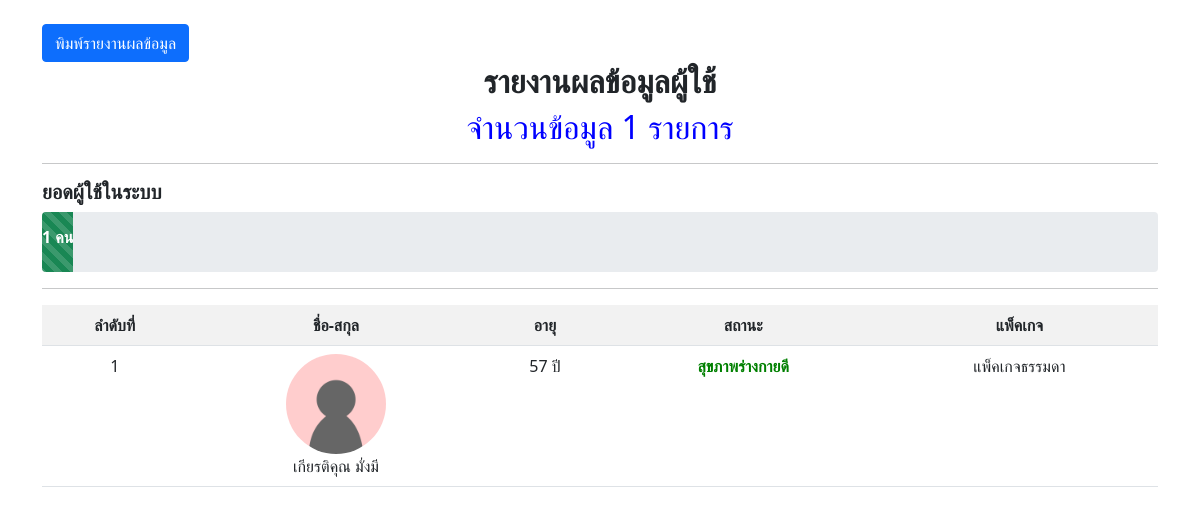
/admin/remem2.php (signed in), run on an earlier commit of the app's database.
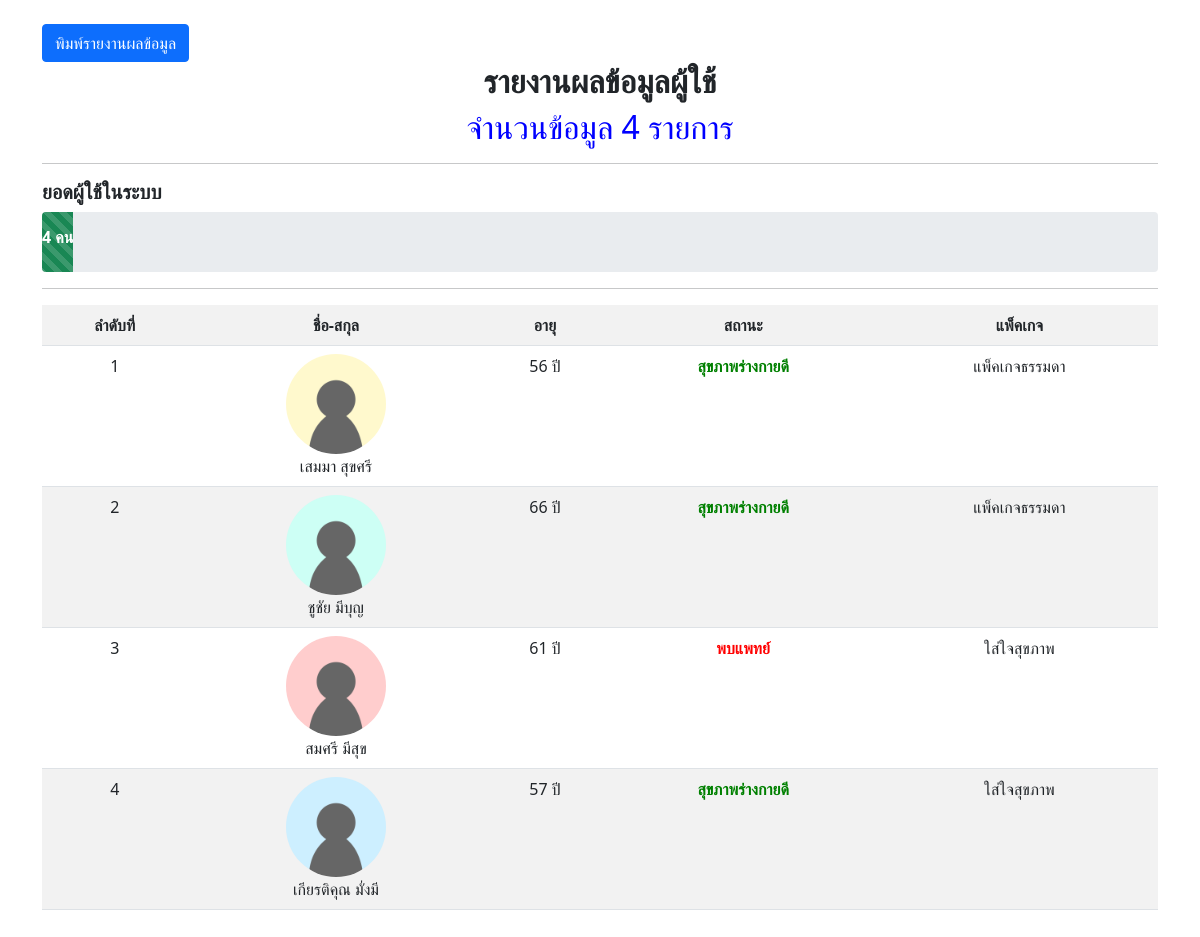
And on a later commit of the database.
### tables this page shows
CREATE TABLE `tb_user` (
  `id_user` int(10) NOT NULL,
  `name_user` varchar(100) NOT NULL,
  `sname_user` varchar(100) NOT NULL,
  `user` varchar(100) NOT NULL,
  `pass` varchar(100) NOT NULL,
  `born` date NOT NULL,
  `sex` int(1) NOT NULL,
  `tel` varchar(10) NOT NULL,
  `addr` text NOT NULL,
  `sys` int(10) NOT NULL,
  `dia` int(10) NOT NULL,
  `heart` int(10) NOT NULL,
  `dise` text NOT NULL,
  `status_mem` int(1) NOT NULL,
  `coin_user` int(10) NOT NULL,
  `id_pack` int(10) NOT NULL,
  `status_pack` char(1) NOT NULL,
  `pic_user` varchar(100) NOT NULL,
  `status_on` char(1) NOT NULL
);

CREATE TABLE `tb_package` (
  `id_pack` int(10) NOT NULL,
  `name_pack` varchar(100) NOT NULL,
  `price_pack` int(10) NOT NULL,
  `detail_pack` text NOT NULL,
  `disc` int(10) NOT NULL
);

### admin/function_sum.php (called while the page is built, shortened)
<?php
    function getage($birthday){
        $them=strtotime($birthday);
        return(floor((time()-$them)/31556926));
    }
?>

### admin/remem2.php (the view, shortened to what this page needs)
<?php
    include "function_sum.php";
    $sql="select * from tb_user order by id_user desc";
    $result=mysqli_query($conn,$sql);
    $num=mysqli_num_rows($result);
    $per=($num*100)/100;
?>
<!DOCTYPE html>
<html lang="en">
<head>
    <link rel="stylesheet" href="../css/bootstrap.min.css">
</head>
<body>
        <div class="container"><br>
            <a class="btn btn-primary" href="remem2.php" onclick="window.print()">พิมพ์รายงานผลข้อมูล</a>
            <center><h2><b>รายงานผลข้อมูลผู้ใช้</b></h2></center>
            <?php
                if($num==0){
                    echo"<font color='red'><center><h2>ไม่พบข้อมูล</h2></center></font>";
                }else{
                    echo"<font color='blue'><center><h2>จำนวนข้อมูล $num รายการ</h2></center></font>";
            ?>
            <hr>
            <h5><b>ยอดผู้ใช้ในระบบ</b></h5>
            <div class="progress" style="height:60px">
                <div class="progress-bar bg-success progress-bar-animated progress-bar-striped" aria-valuenow="<?php echo"$per";?>" aria-valuemin="0" aria-valuemax="100" style="width:%">
                    <h6><b><?php echo"$per"?> คน</b></h6>
                </div>
            </div>
            <hr>
            <table class="table table-holver table-striped">
                <tr align="center">
                    <th>ลำดับที่</th>
                    <th>ชื่อ-สกุล</th>
                    <th>อายุ</th>
                    <th>สถานะ</th>
                    <th>แพ็คเกจ</th>
                </tr>
                <?php
                    $i=1;
                    while($read=mysqli_fetch_assoc($result)){
                        $id_pack=$read["id_pack"];
                        $name_user=$read["name_user"];
                        $sname_user=$read["sname_user"];
                        $status_mem=$read["status_mem"];
                        $pic_user=$read["pic_user"];
                        $born=$read["born"];
                        $born=getage($born);
                        $sql1="select * from tb_package where id_pack='$id_pack'";
                        $result1=mysqli_query($conn,$sql1);
                        $read1=mysqli_fetch_assoc($result1);
                        $name_pack=$read1["name_pack"];
                        if($pic_user==""){
                            $pic_user="user.png";
                        }
                        if($status_mem==7){
                            $show="<font color='red'><b>พบแพทย์</b></font>";
                        }else if($status_mem==6){
                            $show="<font color='orange'><b>อัตราความดันสูง<br/>อัตราการเต้นของหัวใจผิดปกติ</b></font>";
                        }else if($status_mem==5){
                            $show="<font color='orange'><b>อัตราความดันสูง<br/>อัตราการเต้นของหัวใจปกติ</b></font>";
                        }else if($status_mem==4){
                            $show="<font color='orange'><b>อัตราความดันเริ่มสูง<br/>อัตราการเต้นของหัวใจผิดปกติ</b></font>";
                        }else if($status_mem==3){
                            $show="<font color='orange'><b>อัตราความดันเริ่มสูง<br/>อัตราการเต้นของหัวใจปกติ</b></font>";
                        }else if($status_mem==2){
                            $show="<font color='orange'><b>อัตราความดันปกติ<br/>อัตราการเต้นของหัวใจผิดปกติ</b></font>";
                        }else{
                            $show="<font color='green'><b>สุขภาพร่างกายดี</b></font>";
                        }
                ?>
                <tr align="center">
                    <td><?php echo"$i";?></td>
                    <td><?php echo"<img src='user/$pic_user' class='rounded-pill' width='100' height='100'><br>$name_user $sname_user";?></td>
                    <td><?php echo"$born";?> ปี</td>
                    <td><?php echo"$show";?></td>
                    <td><?php echo"$name_pack";?></td>
                </tr>
                <?php
                    $i++;
                    }
                ?>
            </table>
            <?php } ?>
        </div>
</body>
<br><br><br><br>

What changed in the data, as far as the page shows it:
added tb_user: pic_user (picture), name_user "เสมมา", sname_user "สุขศรี", born "56", status_mem "สุขภาพร่างกายดี", id_pack.name_pack "แพ็คเกจธรรมดา"
added tb_user: pic_user (picture), name_user "ชูชัย", sname_user "มีบุญ", born "66", status_mem "สุขภาพร่างกายดี", id_pack.name_pack "แพ็คเกจธรรมดา"
added tb_user: pic_user (picture), name_user "สมศรี", sname_user "มีสุข", born "61", status_mem "พบแพทย์", id_pack.name_pack "ใส่ใจสุขภาพ"
changed tb_user "เกียรติคุณ": pic_user: picture added in place of a placeholder; id_pack.name_pack "แพ็คเกจธรรมดา" → "ใส่ใจสุขภาพ"
Also different on the page:
$num: "1" → "4"
$per: "1" → "4"
